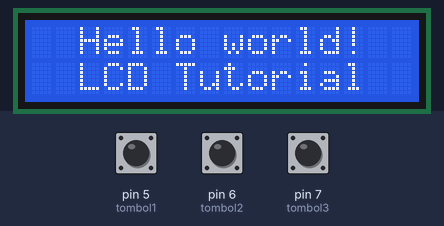
The sketch below on a simulated Arduino Uno, built with avr-gcc and run on an emulated ATmega328P. Parts: 16×2 character LCD. Inputs (shaded band) come from the test bench; at power-on: pin 5 (tombol1) HIGH, pin 6 (tombol2) HIGH, pin 7 (tombol3) HIGH.

Above: at 1.2 s.
1.3 s: pin 5 (tombol1) pulled LOW for 0.15 s
At 1.9 s:
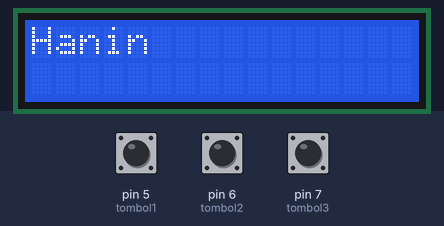
2.9 s: pin 6 (tombol2) pulled LOW for 0.15 s
At 4.1 s:
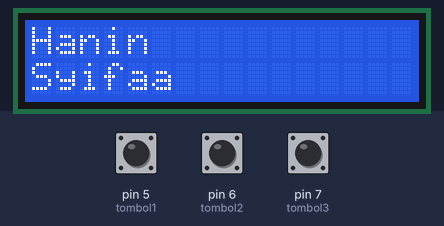
4.5 s: pin 7 (tombol3) pulled LOW for 0.15 s
At 5.4 s:
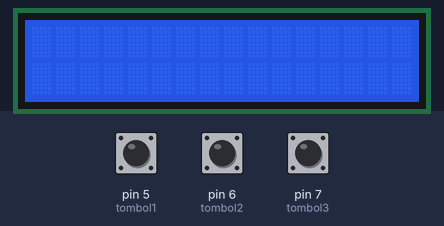
6.1 s: pin 6 (tombol2) pulled LOW for 1 s
At 6.7 s:
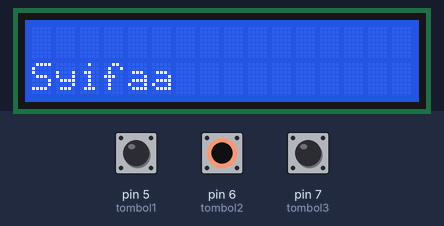
8.6 s: pin 5 (tombol1) pulled LOW for 1 s
At 9.9 s:
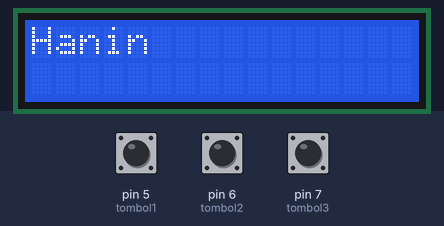
11.1 s: pin 6 (tombol2) pulled LOW for 3.2 s
At 11.7 s:
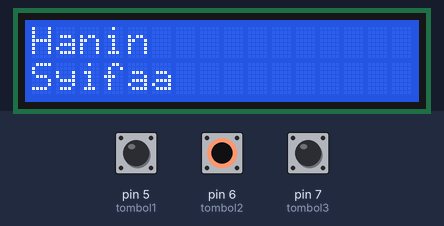
Timing chart, 0 to 14.1 s (numbered marks = the images above; inputs shaded):
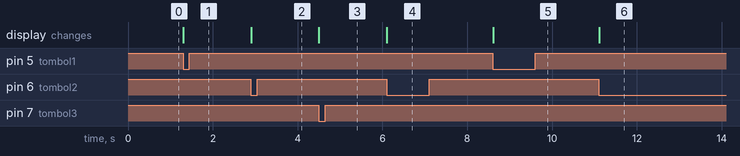

The sketch:

ClearLCDTombol3.ino
```cpp
#include <LiquidCrystal_I2C.h> // Library yang digunakan
LiquidCrystal_I2C lcd(0x27, 16, 2);  // set alamat LCD menjadi 0x27 untuk display 16x2
int tombol1 = 5;
int tombol2 = 6;
int tombol3 = 7;
void setup() {
  pinMode(tombol1, INPUT);
  pinMode(tombol2, INPUT);
  pinMode(tombol3, INPUT);
  lcd.init();
  lcd.backlight();  // Make sure backlight is on

  // Print a message on both lines of the LCD.
  lcd.setCursor(2, 0);  //Set cursor to character 2 on line 0
  lcd.print("Hello world!");

  lcd.setCursor(2, 1);  //Move cursor to character 2 on line 1
  lcd.print("LCD Tutorial");

}
void loop() {

  if (digitalRead (tombol1) == LOW){
    lcd.clear();
    lcd.setCursor(0, 0);
    lcd.print("Hanin");
  }

   if (digitalRead (tombol2) == LOW){
    lcd.setCursor(0, 1);
    lcd.print("Syifaa");
  }

  if (digitalRead (tombol3) == LOW){
     lcd.clear();
  }
}
```

Measured:
- after the input at 1.3 s, the display: changes at once (image 1)
- after the input at 2.9 s, the display: changes at once (image 2)
- after the input at 4.5 s, the display: changes at once (image 3)
- after the input at 6.1 s, the display: changes at once (image 4)
- after the input at 8.6 s, the display: changes at once (image 5)
- after the input at 11.1 s, the display: changes at once (image 6)
